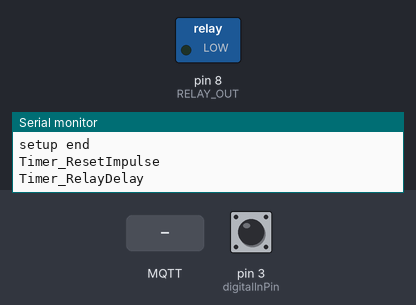
Bench run of a sketch on a simulated Arduino Uno, built for the host (arithmetic inside an expression is 32-bit, double 64-bit). On the bench: switched loads named in the sketch (green lamp = pin HIGH), the last lines printed to the serial monitor. Inputs (shaded band) come from the test bench; at power-on: pin 3 (digitalInPin) HIGH. WiFi joins after 1.5 s; servers stay silent unless stated; no MQTT or app messages arrive unless stated; pins used as bus, display or sensor lines are not drawn.

Above: at 2.7 s.
2.8 s: MQTT message "ON" arrives on the first subscribed topic
At 3.5 s:
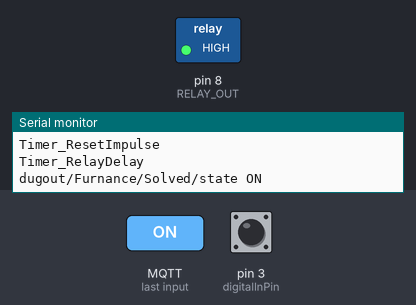
5.8 s: pin 3 (digitalInPin) driven LOW
8.0 s: MQTT message "ON" arrives on the second subscribed topic
9.5 s: pin 3 (digitalInPin) pulsed HIGH 2 times (0.12 s each, 0.3 s apart)
11.6 s: pin 3 (digitalInPin) pulsed HIGH 5 times (0.12 s each, 0.3 s apart)
At 15.78 s:
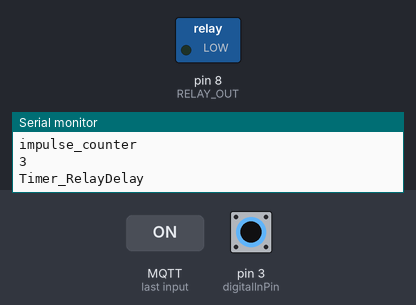
Timing chart, 0 to 16.0 s (numbered marks = the images above; inputs shaded):
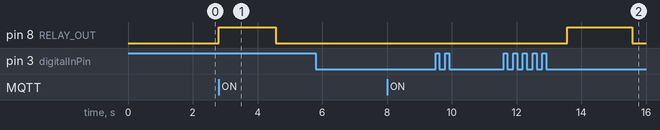

The sketch:

mqtt_auth_user_v1.ino
```cpp
/*
 Basic MQTT example with Authentication

  - connects to an MQTT server, providing username
    and password
  - publishes "hello world" to the topic "outTopic"
  - subscribes to the topic "inTopic"
*/
/*
fromFuture/Furnance/Solved/state                    в решенном состоянии возвращает команду ON
fromFuture/Furnance/Solve/commands        принудительно решает загадку командой ON
fromFuture/Furnance/Reset/commands          сбрасывает решенную загадку и возвращает по топику /Solve/state команду OFF
*/

#include <SPI.h>
#include <Ethernet.h>
#include <PubSubClient.h>
#include <timer.h>

#define RELAY_OUT 8
#define IMPULSE_COUNT 3
#define TIMER_DELAY_RESET 2
#define RELAY_WORK_DELAY  1
#define TIMER_RESET_DEVICE  60


// Update these with values suitable for your network.
byte mac[]    = {  0x5E, 0xFD, 0xCA, 0xCE, 0xFE, 0xED };
IPAddress server(192, 168, 2, 60);
void callback(char* topic, byte* payload, unsigned int length);

EthernetClient ethClient;
PubSubClient client(ethClient);

bool F_timer_reset_is_working=false;             // флаг сигнализирующий что таймер работает
const int digitalInPin = 3; //  In sensor
const int digitalPinGnd = 4; // GND sensor
const int digitalPinVcc = 5; // VCC sensor
uint8_t impulse_counter;
bool impulse_was_touched_F=0;
int dValue;
long lastMillis;

uint8_t Timer_ResetImpulse=0;
uint8_t   Timer_RelayDelay=0;
uint8_t Timer_Reset_Devise=TIMER_RESET_DEVICE;
void(* resetFunc) (void) = 0;//объявляем функцию reset с адресом 0


void Handler_ISR()
{
  Serial.print("Handler_ISR");
  if (!impulse_was_touched_F) impulse_was_touched_F=true;
  //Timer_ResetImpulse=5;
}

bool timerHandler_RelayDalay(void *) {
  Serial.println("timerHandler_RelayDalay");
  digitalWrite(RELAY_OUT, LOW);
  Serial.println("RelayOff");
  resetFunc(); //вызываем reset
  return true; // repeat? true
}

void callback(char* topic, byte* payload, unsigned int length) {
  // handle message arrived
   payload[length] = '\0';
  // handle message arrived
    String strTopic = String(topic);
    String strPayload = String((char*)payload);

    if (strTopic == "dugout/Furnance/Solve/commands")
    {
        if (strPayload == "ON") {
          digitalWrite(RELAY_OUT, HIGH); Timer_RelayDelay=RELAY_WORK_DELAY;
          //timer.in(RELAY_WORK_DELAY, timerHandler_RelayDalay);
          client.publish("dugout/Furnance/Solved/state", "ON");
          Serial.println("dugout/Furnance/Solved/state ON");
        }
        else if (strPayload == "OFF") {
         // digitalWrite(RELAY_OUT, LOW);
        }
    }

    if (strTopic == "dugout/Furnance/Reset/commands")
    {
        if (strPayload == "ON") {
          digitalWrite(RELAY_OUT, LOW);
          client.publish("dugout/Furnance/Solved/state","OFF");
          Serial.println("dugout/Furnance/Solved/state OFF");

        }
          else if (strPayload == "OFF") {
          //digitalWrite(RELAY_OUT, LOW);
        }
    }
}


void setup()
{
  Serial.begin(115200);
  Serial.print("IP address start look ");
  if (Ethernet.begin(mac) == 0) {
    //Serial.println(F("Ethernet configuration using DHCP failed"));
    for (;;);
  }
  client.setServer(server, 1883);
  client.setCallback(callback);
  Serial.begin(115200);

  // Note - the default maximum packet size is 128 bytes. If the
  // combined length of clientId, username and password exceed this,
  // you will need to increase the value of MQTT_MAX_PACKET_SIZE in
  // PubSubClient.h
  if (client.connect("FurnanceDevice", "testuser", "testpass")) {
    client.publish("dugout/Furnance/state","ONLINE");
    client.subscribe("dugout/Furnance/Solve/commands");
    client.subscribe("dugout/Furnance/Reset/commands");
  }
  pinMode(digitalInPin, INPUT);
  pinMode(digitalPinGnd, OUTPUT);
  pinMode(digitalPinVcc, OUTPUT);
  pinMode(RELAY_OUT, OUTPUT);
  //attachInterrupt(buttonInt, intHandler, FALLING );


  // Выводим наш адрес:
  Serial.print("IP address: ");
  for (byte thisByte = 0; thisByte < 4; thisByte++) {
    Serial.print(Ethernet.localIP()[thisByte], DEC);
    Serial.print(".");
  }
  Serial.println();

  digitalWrite(digitalPinVcc, HIGH);   // подача питания на датчик
  digitalWrite(digitalPinGnd, LOW);
  interrupts();
  attachInterrupt(1, Handler_ISR, FALLING );
  //attachInterrupt(digitalPinToInterrupt(digitalInPin), Handler_ISR, FALLING);
  //timer.every(1000, timerHandler_ImpulseCheck);
  // настройки закончены
  Serial.println("setup end");
}

void reconnect() {
  // Loop until we're reconnected
  while (!client.connected()) {
    Serial.print("Attempting MQTT connection...");
    // Attempt to connect
    if (client.connect("FurnanceDevice")) {
      Serial.println("connected");
      Serial.print("My IP address: ");
      for (byte thisByte = 0; thisByte < 4; thisByte++) {
        // print the value of each byte of the IP address:
        Serial.print(Ethernet.localIP()[thisByte], DEC);
        Serial.print(".");
      }
      // Once connected, publish an announcement...
      client.publish("dugout/Furnance/state", "ONLINE");
      // ... and resubscribe
       client.subscribe("dugout/Furnance/Solve/commands");
       client.subscribe("dugout/Furnance/Reset/commands");
    }
    else {
      Serial.print("failed, rc=");
      Serial.print(client.state());
      Serial.println(" try again in 5 seconds");
      // Wait 5 seconds before retrying
      digitalWrite(RELAY_OUT, LOW);
      delay(5000);
    }
  }
}

void loop()
{

   if (!client.connected()) {
    reconnect();
  }
  client.loop();

  if (millis() - lastMillis > 1000L){
    lastMillis = millis();

    if (!Timer_Reset_Devise--) { Serial.println("SystemReset"); resetFunc(); }
    if (!Timer_ResetImpulse--) {impulse_counter=0; Serial.println("Timer_ResetImpulse"); }
    if (!Timer_RelayDelay--)   {digitalWrite(RELAY_OUT, LOW); Serial.println("Timer_RelayDelay"); }

    if (impulse_was_touched_F)
    {
      Timer_ResetImpulse=TIMER_DELAY_RESET;
      Serial.println("--------- HIGH SOUND ----------");
      //if (!Timer_ResetImpulse--) impulse_counter=0;
      impulse_counter++;
      Serial.println("impulse_counter"); Serial.println(impulse_counter);
      if (impulse_counter>=IMPULSE_COUNT) {digitalWrite(RELAY_OUT, HIGH); impulse_counter=0; Timer_RelayDelay=RELAY_WORK_DELAY;  client.publish("dugout/Furnance/Solved/state","ON"); }
      impulse_was_touched_F=false;
    }
  }
}
```

Measured:
- after the input at 2.8 s, pin 8 (RELAY_OUT): LOW → HIGH at once, → LOW 1.8 s later
- after the input at 11.6 s, pin 8 (RELAY_OUT): LOW → HIGH after 2.0 s, → LOW 2.0 s later
